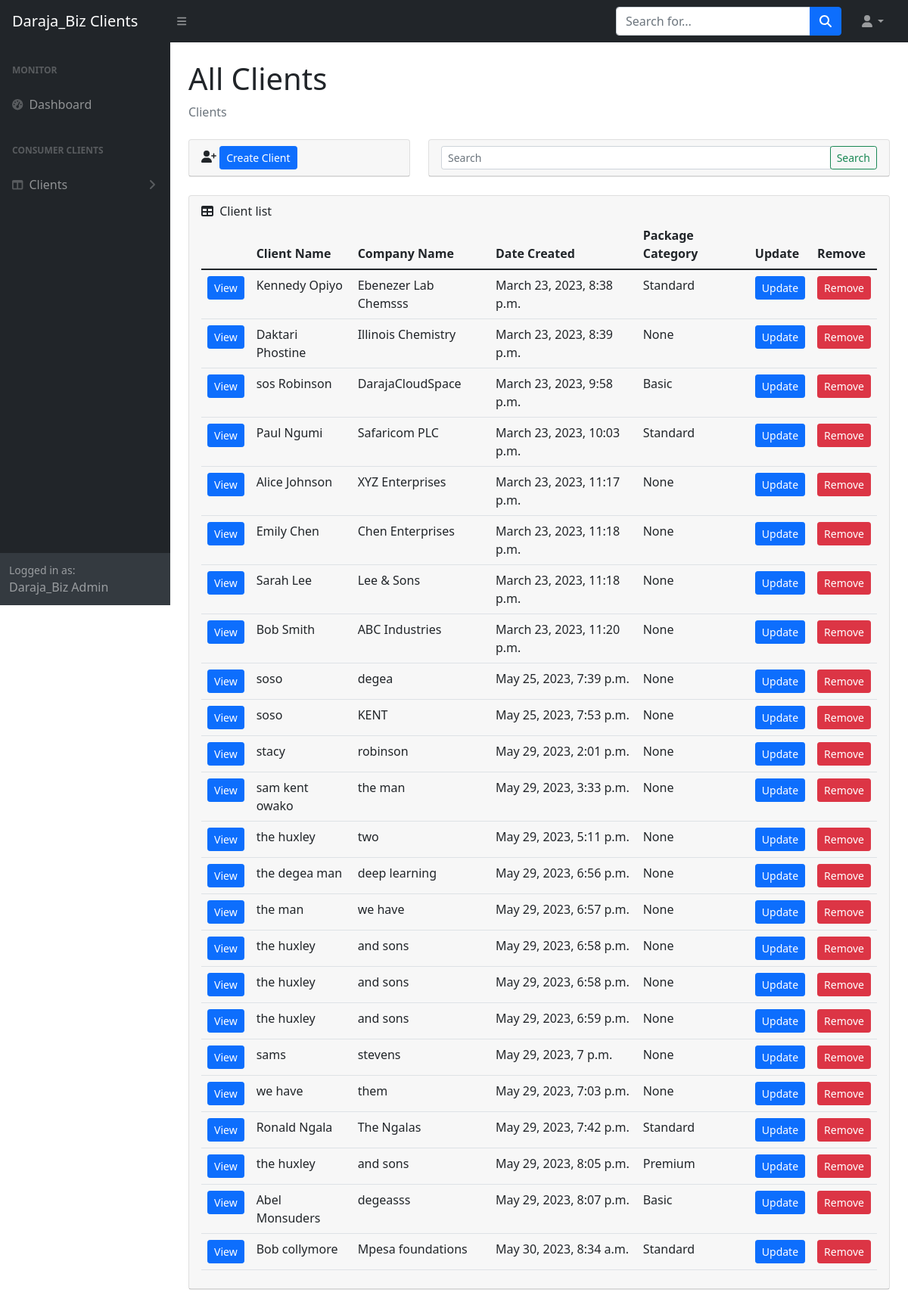
/client_list/, run on the app's committed database.
### client/models.py (models this page shows, shortened)
class Client(models.Model):
    CATEGORY_CHOICES = (
        ('Basic', 'Basic'),
        ('Standard', 'Standard'),
        ('Premium', 'Premium'),
    )
    name = models.CharField(max_length=200, null=True)
    job_title = models.CharField(max_length=200, null=True)
    personal_contact = models.CharField(max_length=10)
    personal_image = models.ImageField(upload_to='images/', null=True, blank=True)
    company_name = models.CharField(max_length=200, null=True)
    company_contact = models.CharField(max_length=50, null=True)
    email = models.EmailField(max_length=200, null=True)
    date_created = models.DateTimeField(auto_now_add=True)
    location = models.CharField(max_length=20, null=True)
    company_website = models.URLField(max_length=30, null=True)
    address = models.CharField(max_length=20, null=True)
    company_image = models.ImageField(upload_to='images/', null=True, blank=True)
    product_name = models.CharField(max_length=200, null=True)
    product_category = models.CharField(max_length=200, null=True, choices=CATEGORY_CHOICES)
    product_price = models.FloatField(null=True,)

### client/views.py (the view)
# urls.py: path('client_list/',views.Client_List, name="Clients"),
def Client_List(request):
   clients = Client.objects.all()
   payments = Payment.objects.all()
   context ={'clients':clients,
             'payments':payments}
   return render (request,'client/client_list.html' ,context)

### client/templates/client/client_list.html (shortened to what this page needs)
{% extends 'client/base.html'%}
{%block content%}
<div id="layoutSidenav_content">
               <main>
                   <div class="container-fluid px-4">
                       <h1 class="mt-4">All Clients</h1>
                       <ol class="breadcrumb mb-4">
                           <li class="breadcrumb-item active">Clients</li>
                       </ol>
                       <div class="row">
                        <div class="col-xl-4">
                            <div class="card mb-4">
                                <div class="card-header">
                                    <i class="fas fa-user-plus"></i>
                                    <a class="btn btn-primary btn-sm btn-block" href="{% url 'create_client' %}">Create Client</a>
                                </div>
                            </div>
                        </div>
                        <div class="col-xl-8">
                            <div class="card mb-4">
                                <div class="card-header">
                                    <div class="float-right">
                                        <form>
                                            <div class="input-group">
                                                <input class="form-control form-control-sm" type="search" placeholder="Search" aria-label="Search">
                                                <div class="input-group-append">
                                                    <button class="btn btn-outline-success btn-sm" type="submit">Search</button>
                                                </div>
                                            </div>
                                        </form>
                                    </div>
                                </div>
                            </div>
                        </div>
                        </div>
                        <div class="card mb-4">
                        <div class="card-header">
                            <i class="fas fa-table me-1"></i>
                            Client list
                            <table class="table">
                                <thead>
                                    <tr>
                                        <th></th>
                                        <th>Client Name</th>
                                        <th>Company Name</th>
                                        <th>Date Created</th>
                                        <th>Package Category</th>
                                        <th>Update</th>
                                        <th>Remove</th>
                                    </tr>
                                </thead>
                                <tbody>
                                    {% for client  in clients %}
                                        <tr>
                                            <td class="border-gray-200" scope="col">
                                            {% if client %}
                                            <a class="btn btn-sm btn-primary" href="{% url 'clients_data' client.id %}">View</a>
                                            {% endif %}
                                            </td>
                                            <td class="border-gray-200" scope="col">{{client.name}}</td>
                                            <td class="border-gray-200" scope="col">{{client.company_name }}</td>
                                            <td class="border-gray-200" scope="col">{{client.date_created }}</td>
                                            <td class="border-gray-200" scope="col">{{client.product_category }}</td>
                                            <td class="border-gray-200" scope="col"><a class="btn btn-sm btn-primary" href="{% url 'update_client' client.id %}">Update</a></td>
                                            <td class="border-gray-200" scope="col"><a class="btn btn-sm btn-danger"href="{% url 'delete_client' client.id %}">Remove</a></td>
                                        </tr>
                                    {% endfor %}
                                </tbody>
                            </table>
                        </div>
                    </div>
                   </div>
               </main>
</div>
{%endblock%}

### client/templates/client/base.html (shortened to what this page needs)
<!DOCTYPE html>
<html lang="en">
    {%load static%}
    <head>
        <link href="https://cdn.jsdelivr.net/npm/simple-datatables@7.1.2/dist/style.min.css" rel="stylesheet" />
        <link href="{% static 'css/styles.css'%}" rel="stylesheet" />
    </head>
<body class="sb-nav-fixed">
    {% include "client/navbar.html" %}
        {%block content%}{%endblock%}
    </div>
</body>
</html>

### client/templates/client/navbar.html (shortened to what this page needs)
<nav class="sb-topnav navbar navbar-expand navbar-dark bg-dark">
           <a class="navbar-brand ps-3" href="">Daraja_Biz Clients</a>
           <button class="btn btn-link btn-sm order-1 order-lg-0 me-4 me-lg-0" id="sidebarToggle" href="#!"><i class="fas fa-bars"></i></button>
           <form class="d-none d-md-inline-block form-inline ms-auto me-0 me-md-3 my-2 my-md-0">
               <div class="input-group">
                   <input class="form-control" type="text" placeholder="Search for..." aria-label="Search for..." aria-describedby="btnNavbarSearch" />
                   <button class="btn btn-primary" id="btnNavbarSearch" type="button"><i class="fas fa-search"></i></button>
               </div>
           </form>
           <ul class="navbar-nav ms-auto ms-md-0 me-3 me-lg-4">
               <li class="nav-item dropdown">
                   <a class="nav-link dropdown-toggle" id="navbarDropdown" href="#" role="button" data-bs-toggle="dropdown" aria-expanded="false"><i class="fas fa-user fa-fw"></i></a>
               </li>
           </ul>
    </nav>
<div id="layoutSidenav">
    <div id="layoutSidenav_nav">
        <nav class="sb-sidenav accordion sb-sidenav-dark" id="sidenavAccordion">
            <div class="sb-sidenav-menu">
                <div class="nav">
                    <div class="sb-sidenav-menu-heading">Monitor</div>
                    <a class="nav-link" href="{% url 'home' %}">
                        <div class="sb-nav-link-icon"><i class="fas fa-tachometer-alt"></i></div>
                        Dashboard
                    </a>
                    <div class="sb-sidenav-menu-heading">Consumer Clients</div>
                    <a class="nav-link collapsed" href="" data-bs-toggle="collapse" data-bs-target="#collapseLayouts" aria-expanded="false" aria-controls="collapseLayouts">
                        <div class="sb-nav-link-icon"><i class="fas fa-columns"></i></div>
                        Clients
                        <div class="sb-sidenav-collapse-arrow"><i class="fas fa-angle-down"></i></div>
                    </a>
                </div>
            </div>
            <div class="sb-sidenav-footer">
                <div class="small">Logged in as:</div>
                Daraja_Biz Admin
            </div>
        </nav>
    </div>

### data on the page
Client: name "Kennedy Opiyo", company_name "Ebenezer Lab Chemsss", date_created "March 23, 2023, 8:38 p.m.", product_category "Standard"
Client: name "Daktari Phostine", company_name "Illinois Chemistry", date_created "March 23, 2023, 8:39 p.m.", product_category "None"
Client: name "sos Robinson", company_name "DarajaCloudSpace", date_created "March 23, 2023, 9:58 p.m.", product_category "Basic"
Client: name "Paul Ngumi", company_name "Safaricom PLC", date_created "March 23, 2023, 10:03 p.m.", product_category "Standard"
Client: name "Alice Johnson", company_name "XYZ Enterprises", date_created "March 23, 2023, 11:17 p.m.", product_category "None"
Client: name "Emily Chen", company_name "Chen Enterprises", date_created "March 23, 2023, 11:18 p.m.", product_category "None"
Client: name "Sarah Lee", company_name "Lee & Sons", date_created "March 23, 2023, 11:18 p.m.", product_category "None"
Client: name "Bob Smith", company_name "ABC Industries", date_created "March 23, 2023, 11:20 p.m.", product_category "None"
Client: name "soso", company_name "degea", date_created "May 25, 2023, 7:39 p.m.", product_category "None"
Client: name "soso", company_name "KENT", date_created "May 25, 2023, 7:53 p.m.", product_category "None"
Client: name "stacy", company_name "robinson", date_created "May 29, 2023, 2:01 p.m.", product_category "None"
Client: name "sam kent owako", company_name "the man", date_created "May 29, 2023, 3:33 p.m.", product_category "None"
Client: name "the huxley", company_name "two", date_created "May 29, 2023, 5:11 p.m.", product_category "None"
Client: name "the degea man", company_name "deep learning", date_created "May 29, 2023, 6:56 p.m.", product_category "None"
Client: name "the man", company_name "we have", date_created "May 29, 2023, 6:57 p.m.", product_category "None"
Client: name "the huxley", company_name "and sons", date_created "May 29, 2023, 6:58 p.m.", product_category "None"
Client: name "the huxley", company_name "and sons", date_created "May 29, 2023, 6:58 p.m.", product_category "None"
Client: name "the huxley", company_name "and sons", date_created "May 29, 2023, 6:59 p.m.", product_category "None"
Client: name "sams", company_name "stevens", date_created "May 29, 2023, 7 p.m.", product_category "None"
Client: name "we have", company_name "them", date_created "May 29, 2023, 7:03 p.m.", product_category "None"
Client: name "Ronald Ngala", company_name "The Ngalas", date_created "May 29, 2023, 7:42 p.m.", product_category "Standard"
Client: name "the huxley", company_name "and sons", date_created "May 29, 2023, 8:05 p.m.", product_category "Premium"
Client: name "Abel Monsuders", company_name "degeasss", date_created "May 29, 2023, 8:07 p.m.", product_category "Basic"
Client: name "Bob collymore", company_name "Mpesa foundations", date_created "May 30, 2023, 8:34 a.m.", product_category "Standard"
